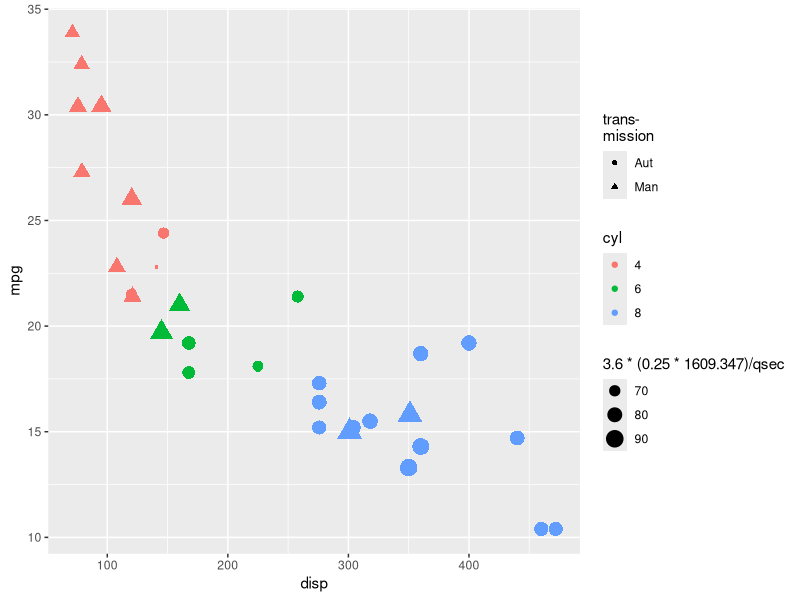
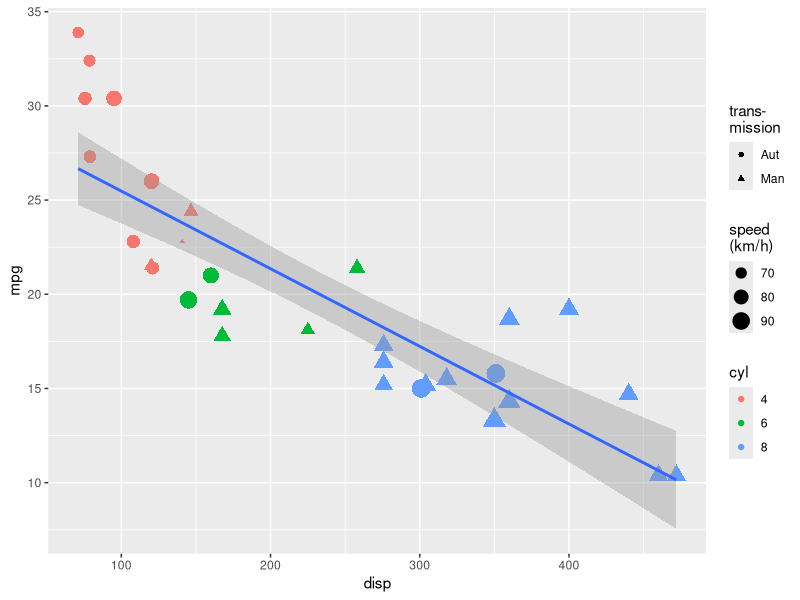

These charts were generated, in order, by the following R code:
## ---- chunk 1
#| label: setup
library(tidyverse)
## ---- chunk 2
ggplot() +
  geom_point(data = mtcars,
             mapping = aes(
               x = disp, 
               y = mpg, 
               colour = factor(cyl), 
               size = 3.6*(0.25*1609.347)/qsec,
               shape = factor(ifelse(am, "Man", "Aut"))
               )
             ) +
  labs(
    colour = "cyl", 
    alpha = "speed\n(km/h)", 
    shape = "trans-\nmission"
    )
## ---- chunk 3
ggplot() +
  geom_point(
    data = mtcars,
    mapping = aes(
      x = disp,
      y = mpg, 
      colour = factor(cyl), 
      size = 3.6*(0.25*1609.347)/qsec, 
      shape = factor(
        # Note codeing am
        # 0 automatic, 1 manual
        ifelse(
          am, 
          "Aut", 
          "Man"
          )
        )
      )
    ) +
  labs(
    colour = "cyl", 
    size = "speed\n(km/h)", 
    shape = "trans-\nmission"
    ) +
  geom_smooth(
    formula = 'y ~ x',
    method = 'lm',
    data = mtcars, 
    mapping = aes(x = disp, y = mpg)
    )
## ---- chunk 4

